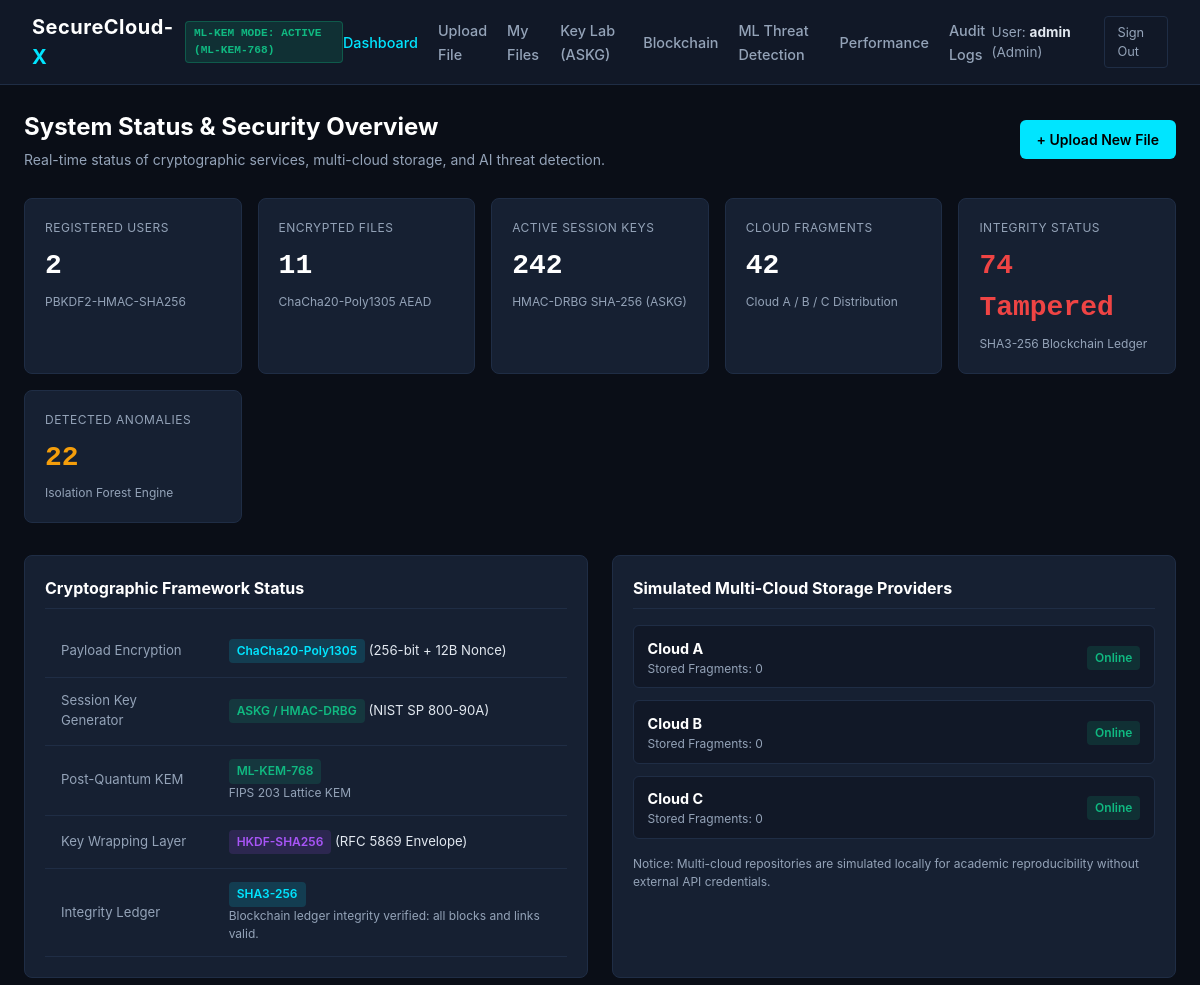
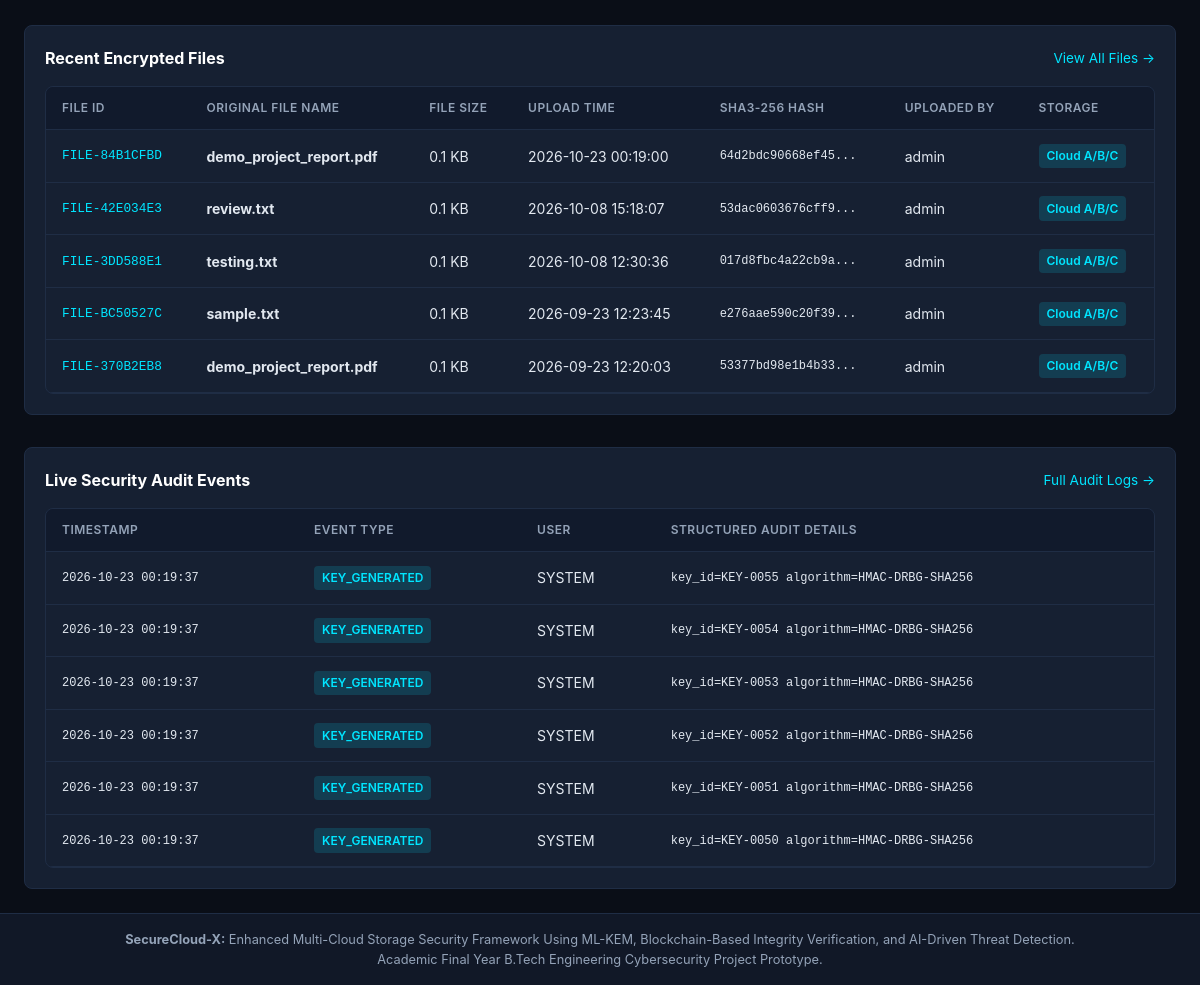
The app's page /dashboard (signed in) with its own data (2 pictures, top to bottom).
### tables this page shows
CREATE TABLE files (
        file_id TEXT PRIMARY KEY,
        original_filename TEXT NOT NULL,
        encrypted_filename TEXT NOT NULL,
        file_size INTEGER NOT NULL,
        sha3_hash TEXT NOT NULL,
        kem_ciphertext TEXT NOT NULL,
        wrapped_session_key TEXT NOT NULL,
        wrap_nonce TEXT NOT NULL,
        chacha_nonce TEXT NOT NULL,
        key_id TEXT NOT NULL,
        kem_param TEXT NOT NULL,
        upload_time TEXT NOT NULL,
        user_id INTEGER NOT NULL,
        FOREIGN KEY (user_id) REFERENCES users(id)
    );

CREATE TABLE users (
        id INTEGER PRIMARY KEY AUTOINCREMENT,
        username TEXT UNIQUE NOT NULL,
        password_hash TEXT NOT NULL,
        role TEXT NOT NULL DEFAULT 'User',
        created_at TEXT NOT NULL
    );

CREATE TABLE security_events (
        id INTEGER PRIMARY KEY AUTOINCREMENT,
        timestamp TEXT NOT NULL,
        username TEXT NOT NULL,
        event_type TEXT NOT NULL,
        ip_address TEXT NOT NULL,
        user_agent TEXT,
        details TEXT
    );

### routes/dashboard_routes.py (the view)
@dashboard_bp.route("/dashboard")
@login_required
def dashboard_view():
    conn = get_db_connection()
    cursor = conn.cursor()
    cursor.execute("SELECT COUNT(*) as count FROM users")
    total_users = cursor.fetchone()["count"]
    cursor.execute("SELECT COUNT(*) as count FROM files")
    total_files = cursor.fetchone()["count"]
    cursor.execute("SELECT COUNT(*) as count FROM keys WHERE status = 'Active'")
    active_keys = cursor.fetchone()["count"]
    cursor.execute("SELECT COUNT(*) as count FROM file_fragments")
    total_fragments = cursor.fetchone()["count"]
    cursor.execute("SELECT COUNT(*) as count FROM ml_predictions WHERE prediction = 'ANOMALY'")
    detected_anomalies = cursor.fetchone()["count"]
    cursor.execute("SELECT COUNT(*) as count FROM security_events WHERE event_type LIKE '%TAMPER%' OR event_type LIKE '%MISMATCH%'")
    integrity_alerts = cursor.fetchone()["count"]
    cursor.execute("""
        SELECT f.file_id, f.original_filename, f.file_size, f.upload_time, f.sha3_hash, u.username
        FROM files f
        JOIN users u ON f.user_id = u.id
        ORDER BY f.upload_time DESC
        LIMIT 5
    """)
    recent_files = cursor.fetchall()
    cursor.execute("""
        SELECT timestamp, username, event_type, details
        FROM security_events
        ORDER BY id DESC
        LIMIT 6
    """)
    recent_events = cursor.fetchall()
    conn.close()
    chain_valid, chain_msg = blockchain_ledger.verify_chain()
    return render_template(
        "dashboard.html",
        total_users=total_users,
        total_files=total_files,
        active_keys=active_keys,
        total_fragments=total_fragments,
        detected_anomalies=detected_anomalies,
        integrity_alerts=integrity_alerts,
        recent_files=recent_files,
        recent_events=recent_events,
        chain_valid=chain_valid,
        chain_msg=chain_msg,
        kem_status=mlkem_service.get_status(),
        cloud_health=cloud_manager.get_cloud_health()
    )

### app.py (called while the page is built)
def create_app():
    app = Flask(__name__)
    app.config["SECRET_KEY"] = SECRET_KEY
    app.config["MAX_CONTENT_LENGTH"] = MAX_CONTENT_LENGTH
    init_db()
    app.register_blueprint(auth_bp)
    app.register_blueprint(upload_bp)
    app.register_blueprint(download_bp)
    app.register_blueprint(dashboard_bp)
    app.register_blueprint(security_bp)
    @app.context_processor
    def inject_system_status():
        return {
            "kem_status": mlkem_service.get_status()
        }
    @app.errorhandler(404)
    def not_found_error(error):
        return render_template("base.html"), 404
    @app.errorhandler(500)
    def internal_error(error):
        return render_template("base.html"), 500
    return app

### blockchain/block.py (called while the page is built)
    def calculate_hash(self) -> str:
        header = f"{self.index}|{self.timestamp}|{self.file_id}|{self.file_hash}|{self.previous_hash}|{self.nonce_proof}|{self.transaction_info}"
        return hashlib.sha256(header.encode("utf-8")).hexdigest()

### blockchain/ledger.py (called while the page is built)
    def get_all_blocks(self) -> list[dict]:
        conn = get_db_connection()
        cursor = conn.cursor()
        cursor.execute("""
            SELECT block_index, timestamp, file_id, file_hash, previous_hash, current_hash, nonce_proof, transaction_info
            FROM blockchain_blocks
            ORDER BY block_index ASC
        """)
        rows = cursor.fetchall()
        conn.close()
        return [dict(row) for row in rows]

### crypto/mlkem_service.py (called while the page is built, shortened)
    def get_status(self) -> dict:
        if self.is_active:
            return {
                "status_text": "ML-KEM MODE: ACTIVE",
                "is_fallback": False,
                "parameter_set": self.param_set,
                "security_standard": "FIPS 203 (NIST Post-Quantum Cryptography)",
                "description": f"Standard {self.param_set} Lattice-based KEM actively running."
            }

### database/database.py (called while the page is built)
def get_db_connection():
    os.makedirs(DATABASE_PATH.parent, exist_ok=True)
    conn = sqlite3.connect(str(DATABASE_PATH))
    conn.row_factory = sqlite3.Row
    conn.execute("PRAGMA foreign_keys = ON")
    return conn

### routes/auth_routes.py (called while the page is built)
def login_required(f):
    @wraps(f)
    def decorated_function(*args, **kwargs):
        if "user_id" not in session:
            flash("Please log in to access this page.", "warning")
            return redirect(url_for("auth.login"))
        return f(*args, **kwargs)
    return decorated_function

### storage/cloud_manager.py (called while the page is built)
    def get_cloud_health(self) -> list[dict]:
        return [p.get_status() for p in self.provider_list]

### templates/dashboard.html (shortened to what this page needs)
{% extends "base.html" %}
{% block content %}
<div class="page-header">
  <div>
    <h1 class="page-title">System Status & Security Overview</h1>
    <p class="page-subtitle">Real-time status of cryptographic services, multi-cloud storage, and AI threat detection.</p>
  </div>
  <div>
    <a href="{{ url_for('upload.upload_file') }}" class="btn btn-primary">+ Upload New File</a>
  </div>
</div>
<div class="grid-cards">
  <div class="card">
    <div class="stat-label">Registered Users</div>
    <div class="stat-value">{{ total_users }}</div>
    <div class="stat-desc">PBKDF2-HMAC-SHA256</div>
  </div>
  <div class="card">
    <div class="stat-label">Encrypted Files</div>
    <div class="stat-value">{{ total_files }}</div>
    <div class="stat-desc">ChaCha20-Poly1305 AEAD</div>
  </div>
  <div class="card">
    <div class="stat-label">Active Session Keys</div>
    <div class="stat-value">{{ active_keys }}</div>
    <div class="stat-desc">HMAC-DRBG SHA-256 (ASKG)</div>
  </div>
  <div class="card">
    <div class="stat-label">Cloud Fragments</div>
    <div class="stat-value">{{ total_fragments }}</div>
    <div class="stat-desc">Cloud A / B / C Distribution</div>
  </div>
  <div class="card">
    <div class="stat-label">Integrity Status</div>
    <div class="stat-value" style="color: {% if integrity_alerts == 0 %}var(--accent-green){% else %}var(--accent-red){% endif %};">
      {% if integrity_alerts == 0 %}100% Valid{% else %}{{ integrity_alerts }} Tampered{% endif %}
    </div>
    <div class="stat-desc">SHA3-256 Blockchain Ledger</div>
  </div>
  <div class="card">
    <div class="stat-label">Detected Anomalies</div>
    <div class="stat-value" style="color: {% if detected_anomalies == 0 %}var(--text-main){% else %}var(--accent-amber){% endif %};">
      {{ detected_anomalies }}
    </div>
    <div class="stat-desc">Isolation Forest Engine</div>
  </div>
</div>
<div style="display: grid; grid-template-columns: repeat(auto-fit, minmax(320px, 1fr)); gap: 1.5rem; margin-bottom: 2rem;">
  <div class="card">
    <h3 style="font-size: 1rem; color: #fff; margin-bottom: 1rem; border-bottom: 1px solid var(--border-color); padding-bottom: 0.5rem;">
      Cryptographic Framework Status
    </h3>
    <table style="font-size: 0.825rem;">
      <tr>
        <td style="color: var(--text-muted);">Payload Encryption</td>
        <td><span class="badge badge-blue">ChaCha20-Poly1305</span> (256-bit + 12B Nonce)</td>
      </tr>
      <tr>
        <td style="color: var(--text-muted);">Session Key Generator</td>
        <td><span class="badge badge-green">ASKG / HMAC-DRBG</span> (NIST SP 800-90A)</td>
      </tr>
      <tr>
        <td style="color: var(--text-muted);">Post-Quantum KEM</td>
        <td>
          <span class="badge {% if kem_status.is_fallback %}badge-amber{% else %}badge-green{% endif %}">
            {{ kem_status.parameter_set }}
          </span>
          <span style="font-size: 0.75rem; color: var(--text-muted); display: block;">FIPS 203 Lattice KEM</span>
        </td>
      </tr>
      <tr>
        <td style="color: var(--text-muted);">Key Wrapping Layer</td>
        <td><span class="badge badge-purple">HKDF-SHA256</span> (RFC 5869 Envelope)</td>
      </tr>
      <tr>
        <td style="color: var(--text-muted);">Integrity Ledger</td>
        <td>
          <span class="badge badge-blue">SHA3-256</span>
          <span style="font-size: 0.75rem; color: var(--text-muted); display: block;">{{ chain_msg }}</span>
        </td>
      </tr>
    </table>
  </div>
  <div class="card">
    <h3 style="font-size: 1rem; color: #fff; margin-bottom: 1rem; border-bottom: 1px solid var(--border-color); padding-bottom: 0.5rem;">
      Simulated Multi-Cloud Storage Providers
    </h3>
    <div style="display: flex; flex-direction: column; gap: 0.75rem;">
      {% for cloud in cloud_health %}
      <div style="display: flex; justify-content: space-between; align-items: center; background: var(--bg-secondary); padding: 0.6rem 0.85rem; border-radius: 6px; border: 1px solid var(--border-color);">
        <div>
          <strong style="color: #fff; font-size: 0.9rem;">{{ cloud.name }}</strong>
          <div style="font-size: 0.75rem; color: var(--text-muted);">Stored Fragments: {{ cloud.fragments_stored }}</div>
        </div>
        <div>
          <span class="badge {% if cloud.status == 'Online' %}badge-green{% else %}badge-red{% endif %}">
            {{ cloud.status }}
          </span>
        </div>
      </div>
      {% endfor %}
    </div>
    <div style="margin-top: 1rem; font-size: 0.75rem; color: var(--text-muted);">
      Notice: Multi-cloud repositories are simulated locally for academic reproducibility without external API credentials.
    </div>
  </div>
</div>
<div class="card" style="margin-bottom: 2rem;">
  <div style="display: flex; justify-content: space-between; align-items: center; margin-bottom: 1rem;">
    <h3 style="font-size: 1rem; color: #fff;">Recent Encrypted Files</h3>
    <a href="{{ url_for('dashboard.files_view') }}" style="font-size: 0.85rem; color: var(--accent-cyan); text-decoration: none;">View All Files &rarr;</a>
  </div>
  {% if recent_files %}
  <div class="table-container" style="margin-bottom: 0;">
    <table>
      <thead>
        <tr>
          <th>File ID</th>
          <th>Original File Name</th>
          <th>File Size</th>
          <th>Upload Time</th>
          <th>SHA3-256 Hash</th>
          <th>Uploaded By</th>
          <th>Storage</th>
        </tr>
      </thead>
      <tbody>
        {% for f in recent_files %}
        <tr>
          <td class="mono" style="color: var(--accent-cyan);">{{ f.file_id }}</td>
          <td><strong>{{ f.original_filename }}</strong></td>
          <td>{{ (f.file_size / 1024)|round(1) }} KB</td>
          <td>{{ f.upload_time }}</td>
          <td class="mono" style="font-size: 0.75rem;">{{ f.sha3_hash[:16] }}...</td>
          <td>{{ f.username }}</td>
          <td><span class="badge badge-blue">Cloud A/B/C</span></td>
        </tr>
        {% endfor %}
      </tbody>
    </table>
  </div>
  {% else %}
  <p style="font-size: 0.875rem; color: var(--text-muted); text-align: center; padding: 2rem;">
    No files encrypted yet. <a href="{{ url_for('upload.upload_file') }}" style="color: var(--accent-cyan);">Upload your first test file</a>.
  </p>
  {% endif %}
</div>
<div class="card">
  <div style="display: flex; justify-content: space-between; align-items: center; margin-bottom: 1rem;">
    <h3 style="font-size: 1rem; color: #fff;">Live Security Audit Events</h3>
    <a href="{{ url_for('security.logs_view') }}" style="font-size: 0.85rem; color: var(--accent-cyan); text-decoration: none;">Full Audit Logs &rarr;</a>
  </div>
  <div class="table-container" style="margin-bottom: 0;">
    <table>
      <thead>
        <tr>
          <th>Timestamp</th>
          <th>Event Type</th>
          <th>User</th>
          <th>Structured Audit Details</th>
        </tr>
      </thead>
      <tbody>
        {% for ev in recent_events %}
        <tr>
          <td class="mono" style="font-size: 0.75rem;">{{ ev.timestamp }}</td>
          <td>
            <span class="badge {% if 'TAMPER' in ev.event_type or 'MISMATCH' in ev.event_type or 'BLOCKED' in ev.event_type %}badge-red{% elif 'SUCCESS' in ev.event_type or 'VERIFIED' in ev.event_type %}badge-green{% else %}badge-blue{% endif %}">
              {{ ev.event_type }}
            </span>
          </td>
          <td>{{ ev.username }}</td>
          <td class="mono" style="font-size: 0.75rem;">{{ ev.details }}</td>
        </tr>
        {% endfor %}
      </tbody>
    </table>
  </div>
</div>
{% endblock %}

### templates/base.html (shortened to what this page needs)
<!DOCTYPE html>
<html lang="en">
<head>
  <link rel="stylesheet" href="{{ url_for('static', filename='css/style.css') }}">
</head>
<body>
  <nav class="navbar">
    <div class="brand-container">
      <a href="{{ url_for('dashboard.dashboard_view') }}" class="brand-logo">
        SecureCloud-<span>X</span>
      </a>
      {% if kem_status %}
        <span class="kem-badge {% if kem_status.is_fallback %}fallback{% endif %}" title="{{ kem_status.description }}">
          {{ kem_status.status_text }} ({{ kem_status.parameter_set }})
        </span>
      {% endif %}
    </div>
    {% if session.get('user_id') %}
    <ul class="nav-links">
      <li><a href="{{ url_for('dashboard.dashboard_view') }}" class="{% if request.endpoint == 'dashboard.dashboard_view' %}active{% endif %}">Dashboard</a></li>
      <li><a href="{{ url_for('upload.upload_file') }}" class="{% if request.endpoint == 'upload.upload_file' %}active{% endif %}">Upload File</a></li>
      <li><a href="{{ url_for('dashboard.files_view') }}" class="{% if request.endpoint == 'dashboard.files_view' %}active{% endif %}">My Files</a></li>
      <li><a href="{{ url_for('dashboard.keygen_lab_view') }}" class="{% if request.endpoint == 'dashboard.keygen_lab_view' %}active{% endif %}">Key Lab (ASKG)</a></li>
      <li><a href="{{ url_for('security.blockchain_view') }}" class="{% if request.endpoint == 'security.blockchain_view' %}active{% endif %}">Blockchain</a></li>
      <li><a href="{{ url_for('security.security_dashboard') }}" class="{% if request.endpoint == 'security.security_dashboard' %}active{% endif %}">ML Threat Detection</a></li>
      <li><a href="{{ url_for('dashboard.performance_view') }}" class="{% if request.endpoint == 'dashboard.performance_view' %}active{% endif %}">Performance</a></li>
      <li><a href="{{ url_for('security.logs_view') }}" class="{% if request.endpoint == 'security.logs_view' %}active{% endif %}">Audit Logs</a></li>
    </ul>
    <div class="user-info">
      <span class="user-tag">User: <strong>{{ session.get('username') }}</strong> ({{ session.get('role') }})</span>
      <a href="{{ url_for('auth.logout') }}" class="btn-logout">Sign Out</a>
    </div>
    {% endif %}
  </nav>
  <main class="main-container">
    {% block content %}{% endblock %}
  </main>
  <footer>
    <p>
      <strong>SecureCloud-X:</strong> Enhanced Multi-Cloud Storage Security Framework Using ML-KEM, Blockchain-Based Integrity Verification, and AI-Driven Threat Detection.
      <br>
      Academic Final Year B.Tech Engineering Cybersecurity Project Prototype.
    </p>
  </footer>
</body>
</html>

### records on screen
files: file_id "FILE-84B1CFBD", original_filename "demo_project_report.pdf", (f.file_size/1024)|round(1) "0.1", upload_time "2026-10-23 00:19:00", sha3_hash "64d2bdc90668ef45", username "admin"
files: file_id "FILE-42E034E3", original_filename "review.txt", (f.file_size/1024)|round(1) "0.1", upload_time "2026-10-08 15:18:07", sha3_hash "53dac0603676cff9", username "admin"
files: file_id "FILE-3DD588E1", original_filename "testing.txt", (f.file_size/1024)|round(1) "0.1", upload_time "2026-10-08 12:30:36", sha3_hash "017d8fbc4a22cb9a", username "admin"
files: file_id "FILE-BC50527C", original_filename "sample.txt", (f.file_size/1024)|round(1) "0.1", upload_time "2026-09-23 12:23:45", sha3_hash "e276aae590c20f39", username "admin"
files: file_id "FILE-370B2EB8", original_filename "demo_project_report.pdf", (f.file_size/1024)|round(1) "0.1", upload_time "2026-09-23 12:20:03", sha3_hash "53377bd98e1b4b33", username "admin"
security_events: timestamp "2026-10-23 00:19:37", event_type "KEY_GENERATED", username "SYSTEM", details "key_id=KEY-0055 algorithm=HMAC-DRBG-SHA256"
security_events: timestamp "2026-10-23 00:19:37", event_type "KEY_GENERATED", username "SYSTEM", details "key_id=KEY-0054 algorithm=HMAC-DRBG-SHA256"
security_events: timestamp "2026-10-23 00:19:37", event_type "KEY_GENERATED", username "SYSTEM", details "key_id=KEY-0053 algorithm=HMAC-DRBG-SHA256"
security_events: timestamp "2026-10-23 00:19:37", event_type "KEY_GENERATED", username "SYSTEM", details "key_id=KEY-0052 algorithm=HMAC-DRBG-SHA256"
security_events: timestamp "2026-10-23 00:19:37", event_type "KEY_GENERATED", username "SYSTEM", details "key_id=KEY-0051 algorithm=HMAC-DRBG-SHA256"
security_events: timestamp "2026-10-23 00:19:37", event_type "KEY_GENERATED", username "SYSTEM", details "key_id=KEY-0050 algorithm=HMAC-DRBG-SHA256"

### other values on screen
{{ kem_status.status_text }} "ML-KEM MODE: ACTIVE"
{{ kem_status.parameter_set }} "ML-KEM-768"
{{ session.get('username') }} "admin"
{{ session.get('role') }} "Admin"
{{ total_users }} "2"
{{ total_files }} "11"
{{ active_keys }} "242"
{{ total_fragments }} "42"
{{ integrity_alerts }} "74"
{{ detected_anomalies }} "22"
{{ chain_msg }} "Blockchain ledger integrity verified: all blocks and links valid."
{{ cloud.name }} "Cloud A" "Cloud B" "Cloud C"
{{ cloud.fragments_stored }} "0" "0" "0"
{{ cloud.status }} "Online" "Online" "Online"
